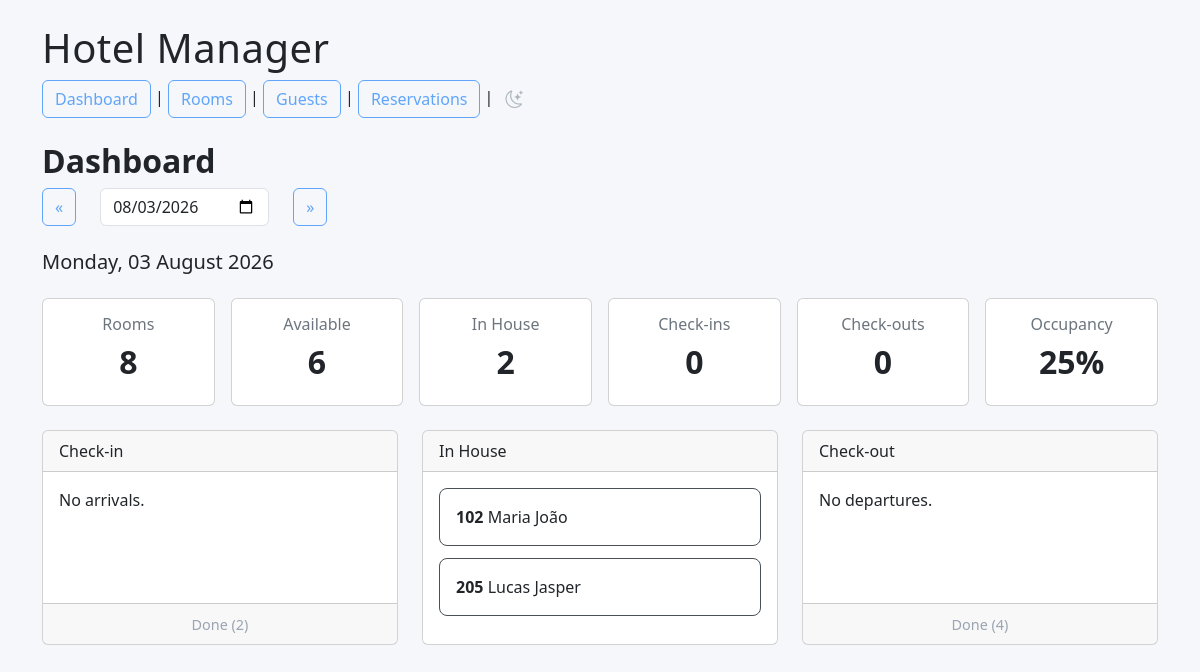
/?date=2026-08-03, run on an earlier commit of the app's database.
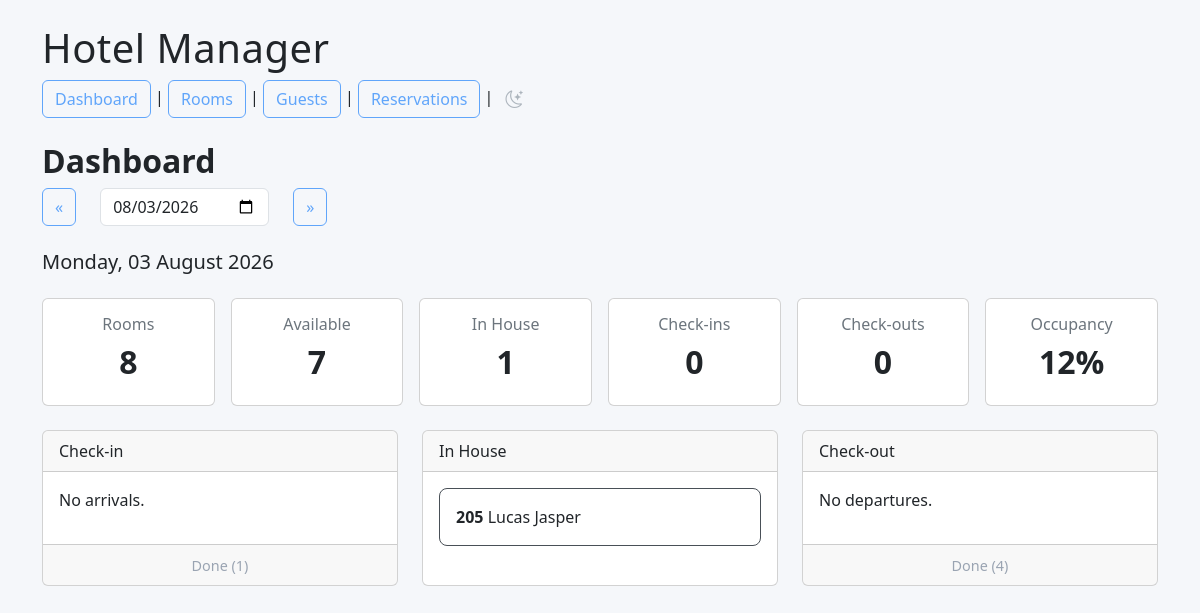
And on a later commit of the database.
### reservations/models.py (models this page shows, shortened)
class Reservation(models.Model):
    class Status(models.TextChoices):
        RESERVED = "reserved", "Reserved"
        CHECKIN = "checkin", "check-in"
        CHECKOUT = "checkout", "check-out"
        CANCELLED = "cancelled", "Cancelled"
    room_type = models.CharField(
        max_length=20,
        choices=Room.RoomType.choices,
        blank=True,
        null=True
    )
    room = models.ForeignKey(
        Room,
        on_delete=models.CASCADE,
        blank=True,
        null=True
        )
    guest = models.ForeignKey(Guest, on_delete=models.CASCADE)
    check_in = models.DateField()
    check_out = models.DateField()
    status = models.CharField(
        max_length=20,
        choices=Status.choices,
        default=Status.RESERVED
    )

### rooms/models.py (models this page shows, shortened)
class Room(models.Model):
    class RoomType(models.TextChoices):
        CLASSIC = "Classic", "Classic"
    class Status(models.TextChoices):
        CLEAN = "CL", "Clean"
        DIRTY = "DI", "Dirty"
        INSPECTED = "IN", "Inspected"
        BLOCKED = "BL", "Blocked"
        OCCUPIED = "OC", "occupied"
    number = models.IntegerField(unique=True)
    room_type = models.CharField(
        max_length=20,
        choices=RoomType.choices
        )
    capacity = models.IntegerField()
    price_per_night = models.DecimalField(
        max_digits=8,
        decimal_places=2
    )
    status = models.CharField(
        max_length=2,
        choices=Status.choices,
        default=Status.CLEAN
        )

### guests/models.py (models this page shows)
class Guest(models.Model):
    first_name = models.CharField(max_length=50)
    last_name = models.CharField(max_length=50)
    nationality = models.CharField(max_length=50)
    date_of_birth = models.DateField()
    email = models.EmailField(blank=True)
    phone = models.CharField(max_length=20, blank=True)
    def __str__(self):
        return f"{self.first_name} {self.last_name}"

### dashboard/views.py (the view)
# urls.py: path("", views.index, name="dashboard"),
def index(request):
    selected_date = request.GET.get("date")
    if selected_date:
        selected_date = date.fromisoformat(selected_date)
    else:
        selected_date = date.today()
    checkins = Reservation.objects.filter(
        check_in=selected_date,
        status=Reservation.Status.RESERVED
    ).order_by("room__number")
    inhouse = Reservation.objects.filter(
        check_in__lte=selected_date,
        check_out__gt=selected_date,
        status=Reservation.Status.CHECKIN
    ).order_by("room__number")
    checkouts = Reservation.objects.filter(
        check_out=selected_date,
        status=Reservation.Status.CHECKIN
    ).order_by("room__number")
    completed_checkins = Reservation.objects.filter(
        check_in=selected_date,
        status=Reservation.Status.CHECKIN,
    )
    completed_checkouts = Reservation.objects.filter(
        check_out=selected_date,
        status=Reservation.Status.CHECKOUT,
    )
    occupied_or_reserved = Reservation.objects.filter(
        check_in__lte=selected_date,
        check_out__gt=selected_date,
        status__in=[
            Reservation.Status.RESERVED,
            Reservation.Status.CHECKIN,
        ],
    )
    print("----- OCCUPIED OR RESERVED -----")
    for r in occupied_or_reserved:
        print(
            r.id,
            r.guest.first_name,
            r.room.number if r.room else None,
            r.status,
            r.check_in,
            r.check_out,
        )
    total_rooms = Room.objects.count()
    available_rooms = total_rooms - occupied_or_reserved.count()
    occupancy = 0
    if total_rooms > 0:
        occupancy = round((inhouse.count() / total_rooms) * 100)
    context = {
        "selected_date": selected_date.strftime("%Y-%m-%d"),
        "selected_date_long": selected_date.strftime("%A, %d %B %Y"),
        "previous_date": (selected_date - timedelta(days=1)).strftime("%Y-%m-%d"),
        "next_date": (selected_date + timedelta(days=1)).strftime("%Y-%m-%d"),
        "checkins": checkins,
        "inhouse": inhouse,
        "checkouts": checkouts,
        "completed_checkins": completed_checkins,
        "completed_checkouts": completed_checkouts,
        "rooms": Room.objects.count(),
        "available_rooms": available_rooms,
        "inhouse_count": inhouse.count(),
        "checkins_count": checkins.count(),
        "checkouts_count": checkouts.count(),
        "occupancy": occupancy,
        "guests": Guest.objects.count(),
        "reservations": Reservation.objects.count(),
    }
    return render(request, "dashboard/index.html", context)

### dashboard/templates/dashboard/index.html (shortened to what the changed rows need)
{% extends "base.html" %}
{% block content %}
<h2>Dashboard</h2>
<div class="row row-cols-2 row-cols-md-3 row-cols-lg-6 g-3 mb-4">
    <div class="col">
        <div class="card text-center h-100">
            <div class="card-body">
                <h2>{{ rooms }}</h2>
            </div>
        </div>
    </div>
    <div class="col">
        <a href="{% url 'available_rooms' %}?date={{ selected_date }}"
            class="available-link text-decoration-none text-reset">
            <div class="card available-card text-center h-100">
                <div class="card-body">
                    <h6 class="available-title">
                        Available
                    </h6>
                    <h2>{{ available_rooms }}</h2>
                </div>
            </div>
        </a>
    </div>
    <div class="col">
        <div class="card text-center h-100">
            <div class="card-body">
                <h6 class="text-secondary">In House</h6>
                <h2>{{ inhouse_count }}</h2>
            </div>
        </div>
    </div>
    <div class="col">
        <div class="card text-center h-100">
            <div class="card-body">
                <h2>{{ checkins_count }}</h2>
            </div>
        </div>
    </div>
    <div class="col">
        <div class="card text-center h-100">
            <div class="card-body">
                <h2>{{ checkouts_count }}</h2>
            </div>
        </div>
    </div>
    <div class="col">
        <div class="card text-center h-100">
            <div class="card-body">
                <h6 class="text-secondary">Occupancy</h6>
                <h2>{{ occupancy }}%</h2>
            </div>
        </div>
    </div>
</div>
<div class="row">
    <div class="col-md-4">
    <div class="card h-100">
        <div class="card-footer text-center">
            <a href="#"
               id="toggleCheckins"
               class="dashboard-footer-link"
               onclick="toggleCheckins(); return false;">
                Done ({{ completed_checkins|length }})
            </a>
        </div>
    </div>
</div>
    <div class="col-md-4">
        <div class="card h-100">
            <div class="card-body">
                {% for reservation in inhouse %}
                <a href="{% url 'reservation_update' reservation.pk %}?next=dashboard"
                    class="text-decoration-none text-reset">
                    <div class="dashboard-reservation">
                        <strong>{{ reservation.room.number }}</strong> {{ reservation.guest }}
                    </div>
                </a>
                {% empty %}
                <p>No guests.</p>
                {% endfor %}
            </div>
        </div>
    </div>
</div>
{% endblock %}

What changed in the data, as far as the page shows it:
no longer on this page (row edited): Reservation: room.number "102", guest "Maria João"
Also different on the page:
{{ available_rooms }}: "6" → "7"
{{ inhouse_count }}: "2" → "1"
{{ occupancy }}: "25" → "12"
{{ completed_checkins|length }}: "2" → "1"
